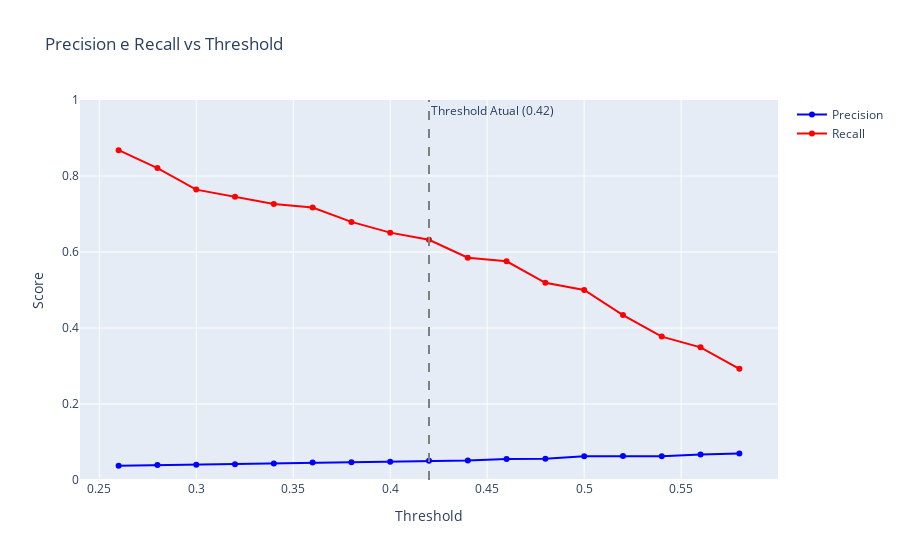

This figure's notebook cell:
### Code cell
plot_th_decision(xgb_model, X_val, y_val, th_atual=0.42)

# tentando manter precision na casa dos 5, o valor mantido para th será 42
# ao diminui-lo iremos perder muito da precision.
# ao aumentar, perderemos consideramente na recall e o ganho de precision é marginal

### Figure 1 — Plotly figure (JSON) as saved in the notebook; plotly's stock layout.template omitted (floating-point values rounded to 4 significant figures)
{"data": [{"line": {"color": "blue", "width": 2}, "name": "Precision", "type": "scatter", "x": [0.26, 0.28, 0.3, 0.32, 0.34, 0.36, 0.38, 0.4, 0.42, 0.44, 0.46, 0.48, 0.5, 0.52, 0.54, 0.56, 0.58], "y": [0.03767, 0.03924, 0.0398, 0.04169, 0.0436, 0.04581, 0.04639, 0.04788, 0.05068, 0.05154, 0.05556, 0.05607, 0.06235, 0.06301, 0.0626, 0.0674, 0.06951]}, {"line": {"color": "red", "width": 2}, "name": "Recall", "type": "scatter", "x": [0.26, 0.28, 0.3, 0.32, 0.34, 0.36, 0.38, 0.4, 0.42, 0.44, 0.46, 0.48, 0.5, 0.52, 0.54, 0.56, 0.58], "y": [0.8679, 0.8208, 0.7642, 0.7453, 0.7264, 0.717, 0.6792, 0.6509, 0.6321, 0.5849, 0.5755, 0.5189, 0.5, 0.434, 0.3774, 0.3491, 0.2925]}], "layout": {"annotations": [{"showarrow": false, "text": "Threshold Atual (0.42)", "x": 0.42, "xanchor": "left", "xref": "x", "y": 1, "yanchor": "top", "yref": "y domain"}], "hovermode": "x unified", "shapes": [{"line": {"color": "gray", "dash": "dash"}, "type": "line", "x0": 0.42, "x1": 0.42, "xref": "x", "y0": 0, "y1": 1, "yref": "y domain"}], "title": {"text": "Precision e Recall vs Threshold"}, "xaxis": {"title": {"text": "Threshold"}}, "yaxis": {"range": [0, 1], "title": {"text": "Score"}}}}
